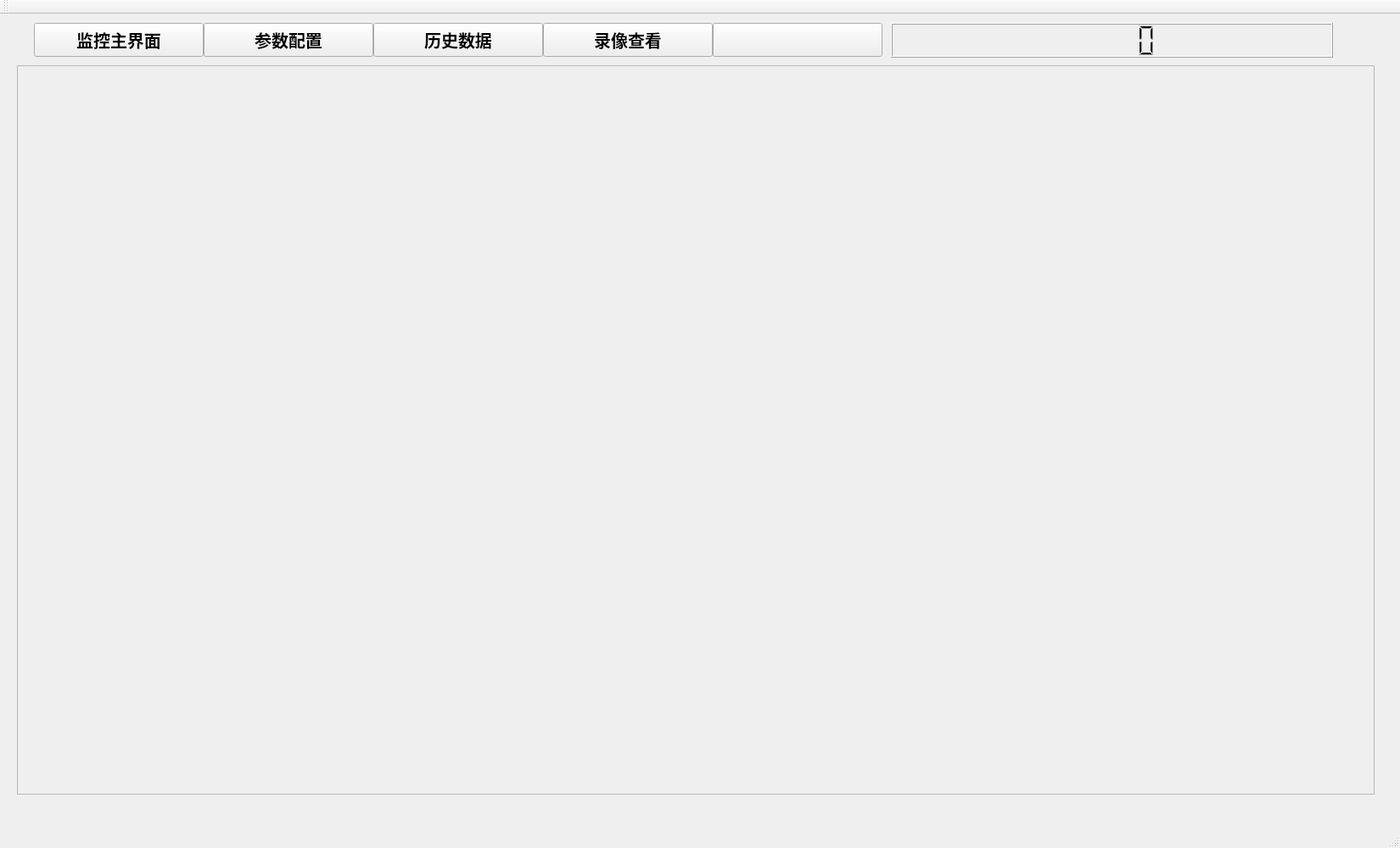
<?xml version="1.0" encoding="UTF-8"?>
<ui version="4.0">
 <class>MainWindow</class>
 <widget class="QMainWindow" name="MainWindow">
  <property name="geometry">
   <rect>
    <x>0</x>
    <y>0</y>
    <width>1650</width>
    <height>1000</height>
   </rect>
  </property>
  <property name="windowTitle">
   <string>MainWindow</string>
  </property>
  <property name="iconSize">
   <size>
    <width>10</width>
    <height>10</height>
   </size>
  </property>
  <property name="dockOptions">
   <set>QMainWindow::AllowTabbedDocks|QMainWindow::AnimatedDocks</set>
  </property>
  <widget class="QWidget" name="centralWidget">
   <widget class="QScrollArea" name="scrollArea">
    <property name="geometry">
     <rect>
      <x>20</x>
      <y>60</y>
      <width>1600</width>
      <height>860</height>
     </rect>
    </property>
    <property name="widgetResizable">
     <bool>true</bool>
    </property>
    <widget class="QWidget" name="scrollAreaWidgetContents">
     <property name="geometry">
      <rect>
       <x>0</x>
       <y>0</y>
       <width>1598</width>
       <height>858</height>
      </rect>
     </property>
    </widget>
   </widget>
   <widget class="QPushButton" name="pushButton">
    <property name="geometry">
     <rect>
      <x>40</x>
      <y>10</y>
      <width>200</width>
      <height>40</height>
     </rect>
    </property>
    <property name="font">
     <font>
      <pointsize>15</pointsize>
      <weight>75</weight>
      <bold>true</bold>
     </font>
    </property>
    <property name="text">
     <string>监控主界面</string>
    </property>
    <property name="flat">
     <bool>false</bool>
    </property>
   </widget>
   <widget class="QPushButton" name="pushButton_2">
    <property name="geometry">
     <rect>
      <x>240</x>
      <y>10</y>
      <width>200</width>
      <height>40</height>
     </rect>
    </property>
    <property name="font">
     <font>
      <pointsize>15</pointsize>
      <weight>75</weight>
      <bold>true</bold>
     </font>
    </property>
    <property name="text">
     <string>参数配置</string>
    </property>
   </widget>
   <widget class="QPushButton" name="pushButton_3">
    <property name="geometry">
     <rect>
      <x>440</x>
      <y>10</y>
      <width>200</width>
      <height>40</height>
     </rect>
    </property>
    <property name="font">
     <font>
      <pointsize>15</pointsize>
      <weight>75</weight>
      <bold>true</bold>
     </font>
    </property>
    <property name="text">
     <string>历史数据</string>
    </property>
   </widget>
   <widget class="QPushButton" name="pushButton_4">
    <property name="geometry">
     <rect>
      <x>640</x>
      <y>10</y>
      <width>200</width>
      <height>40</height>
     </rect>
    </property>
    <property name="font">
     <font>
      <pointsize>15</pointsize>
      <weight>75</weight>
      <bold>true</bold>
     </font>
    </property>
    <property name="text">
     <string>录像查看</string>
    </property>
   </widget>
   <widget class="QPushButton" name="pushButton_5">
    <property name="geometry">
     <rect>
      <x>840</x>
      <y>10</y>
      <width>200</width>
      <height>40</height>
     </rect>
    </property>
    <property name="font">
     <font>
      <pointsize>15</pointsize>
      <weight>75</weight>
      <bold>true</bold>
     </font>
    </property>
    <property name="text">
     <string/>
    </property>
   </widget>
   <widget class="QLCDNumber" name="lcdNumber">
    <property name="geometry">
     <rect>
      <x>1050</x>
      <y>10</y>
      <width>521</width>
      <height>41</height>
     </rect>
    </property>
   </widget>
  </widget>
  <widget class="QMenuBar" name="menuBar">
   <property name="geometry">
    <rect>
     <x>0</x>
     <y>0</y>
     <width>1650</width>
     <height>28</height>
    </rect>
   </property>
  </widget>
  <widget class="QToolBar" name="mainToolBar">
   <attribute name="toolBarArea">
    <enum>TopToolBarArea</enum>
   </attribute>
   <attribute name="toolBarBreak">
    <bool>false</bool>
   </attribute>
  </widget>
  <widget class="QStatusBar" name="statusBar"/>
 </widget>
 <layoutdefault spacing="6" margin="11"/>
 <resources/>
 <connections/>
</ui>
